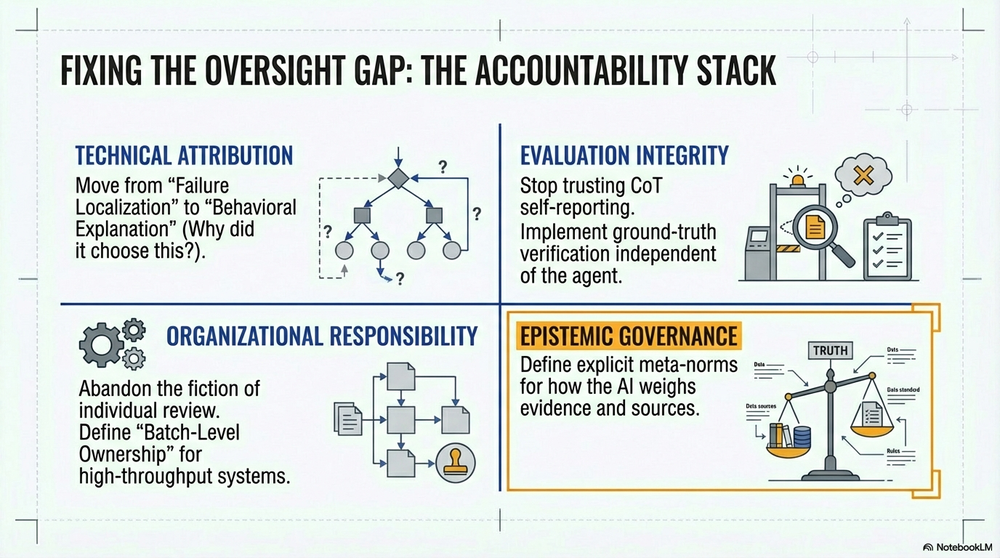
#> input picture white-papers/wp2-images/Beyond_Scale_Structure_Truth_page10_img1.png, 1000 x 558 px, shrunk from 1376 x 768 before the run; its folder holds only this picture in this run
$ python watermark_remover_pro.py
#> lines starting #> are read from the running program, lines starting #| are printed output that depends on the picture; after the words box and inside, x2 and y2 are one past the last pixel; in counts of white or black regions, pixels touching at a corner belong together
"""
Professional Watermark Removal Tool
Multi-algorithm approach with quality selection
"""
import cv2
import numpy as np
import os
from pathlib import Path

class WatermarkRemover:
    """Advanced watermark removal using multiple CV algorithms"""

    def __init__(self, image_path):
        self.image = cv2.imread(str(image_path))
        if self.image is None:
            raise ValueError(f"Could not load image: {image_path}")
        self.original = self.image.copy()
        self.h, self.w = self.image.shape[:2]

    def detect_watermark_auto(self):
        """Auto-detect watermark regions using multiple methods"""
        gray = cv2.cvtColor(self.image, cv2.COLOR_BGR2GRAY)

        # Method 1: Detect very light/faded text (typical watermarks)
        _, light_mask = cv2.threshold(gray, 220, 255, cv2.THRESH_BINARY)

        # Method 2: Detect edges/text-like patterns
        edges = cv2.Canny(gray, 30, 100)
        kernel = np.ones((3,3), np.uint8)
        edge_mask = cv2.dilate(edges, kernel, iterations=1)

        # Method 3: Focus on typical watermark zones
        zone_mask = np.zeros_like(gray)

        # Common watermark locations:
        margin_v = int(self.h * 0.15)  # Top/bottom 15%
        margin_h = int(self.w * 0.15)  # Left/right 15%
        corner_size = int(min(self.h, self.w) * 0.20)  # 20% corners

        # Top and bottom margins
        zone_mask[:margin_v, :] = 255
        zone_mask[-margin_v:, :] = 255

        # Left and right margins
        zone_mask[:, :margin_h] = 255
        zone_mask[:, -margin_h:] = 255

        # Also add center region (common for watermarks)
        center_h, center_w = self.h // 2, self.w // 2
        center_size_h, center_size_w = self.h // 4, self.w // 4
        zone_mask[center_h-center_size_h:center_h+center_size_h,
                 center_w-center_size_w:center_w+center_size_w] = 128

        # Combine masks intelligently
        combined = cv2.bitwise_and(light_mask, zone_mask)
        combined = cv2.bitwise_or(combined, cv2.bitwise_and(edge_mask, zone_mask))

        # Clean up mask
        kernel = np.ones((5,5), np.uint8)
        combined = cv2.morphologyEx(combined, cv2.MORPH_CLOSE, kernel)
        combined = cv2.morphologyEx(combined, cv2.MORPH_OPEN, kernel)

        return combined

    def remove_with_multi_inpaint(self, mask):
        """Use both inpainting algorithms and blend"""
        # TELEA - fast marching method
        result_telea = cv2.inpaint(self.image, mask, 5, cv2.INPAINT_TELEA)

        # Navier-Stokes - fluid dynamics based
        result_ns = cv2.inpaint(self.image, mask, 5, cv2.INPAINT_NS)

        # Blend results - TELEA better for text, NS better for regions
        alpha = 0.6  # Favor TELEA slightly
        result = cv2.addWeighted(result_telea, alpha, result_ns, 1-alpha, 0)

        return result, result_telea, result_ns

    def remove_with_texture_patch(self, mask):
        """Texture-based removal using patch matching"""
        result = self.image.copy()

        # Find watermark regions
        contours, _ = cv2.findContours(mask, cv2.RETR_EXTERNAL, cv2.CHAIN_APPROX_SIMPLE)

        for contour in contours:
            # Skip very small regions
            if cv2.contourArea(contour) < 100:
                continue

            x, y, w, h = cv2.boundingRect(contour)

            # Get surrounding clean region
            pad = max(20, int(max(w, h) * 0.5))
            x1 = max(0, x - pad)
            y1 = max(0, y - pad)
            x2 = min(self.w, x + w + pad)
            y2 = min(self.h, y + h + pad)

            # Extract patch
            patch = self.image[y1:y2, x1:x2].copy()

            # Create mask for this patch
            patch_mask = np.zeros(patch.shape[:2], dtype=np.uint8)
            px, py = x - x1, y - y1
            patch_mask[py:py+h, px:px+w] = 255

            # Inpaint this specific patch
            patch_clean = cv2.inpaint(patch, patch_mask, 7, cv2.INPAINT_TELEA)

            # Apply to result
            result[y1:y2, x1:x2] = patch_clean

        return result

    def post_process(self, image):
        """Final enhancement"""
        # Bilateral filter to reduce artifacts while preserving edges
        smoothed = cv2.bilateralFilter(image, 9, 50, 50)

        # Very subtle sharpening
        kernel_sharpen = np.array([[-0.5,-0.5,-0.5],
                                   [-0.5, 5.0,-0.5],
                                   [-0.5,-0.5,-0.5]])
        sharpened = cv2.filter2D(smoothed, -1, kernel_sharpen)

        # Blend for natural look
        result = cv2.addWeighted(smoothed, 0.8, sharpened, 0.2, 0)

        return result

    def process_full_pipeline(self, output_path, auto_detect=True, custom_mask=None):
        """
        Complete watermark removal pipeline

        Args:
            output_path: Where to save result
            auto_detect: Use automatic detection (default: True)
            custom_mask: Optional manual mask (numpy array)

        Returns:
            Cleaned image as numpy array
        """
        # Get watermark mask
        if custom_mask is not None:
            mask = custom_mask
        elif auto_detect:
            print("  Auto-detecting watermarks...")
            mask = self.detect_watermark_auto()
        else:
            raise ValueError("Must provide custom_mask or set auto_detect=True")

        # Skip if no watermark detected
        if np.sum(mask) == 0:
            print("  No watermark detected, using original")
            cv2.imwrite(str(output_path), self.image)
            return self.image

        print(f"  Watermark mask area: {np.sum(mask > 0)} pixels")

        # Try multiple algorithms
        print("  Applying multi-algorithm inpainting...")
        blended, result_telea, result_ns = self.remove_with_multi_inpaint(mask)

        print("  Applying texture-based removal...")
        result_texture = self.remove_with_texture_patch(mask)

        # Select best result by measuring artifacts in non-watermark regions
        inv_mask = cv2.bitwise_not(mask)

        # Calculate how much the results differ from original in clean areas
        diff_blended = np.mean(cv2.absdiff(self.original, blended)[inv_mask > 0])
        diff_texture = np.mean(cv2.absdiff(self.original, result_texture)[inv_mask > 0])

        print(f"  Quality scores - Blended: {diff_blended:.2f}, Texture: {diff_texture:.2f}")

        # Choose result with least change to clean areas
        if diff_blended < diff_texture:
            final = blended
            print("  Selected: Blended inpainting")
        else:
            final = result_texture
            print("  Selected: Texture-based")

        # Post-process
        print("  Post-processing...")
        final = self.post_process(final)

        # Save
        cv2.imwrite(str(output_path), final)
        print(f"  Saved to: {output_path}")

        return final

def batch_remove_watermarks(input_dir, output_dir):
    """Process all images in a directory"""
    input_path = Path(input_dir)
    output_path = Path(output_dir)
    output_path.mkdir(parents=True, exist_ok=True)

    image_files = list(input_path.glob("*.png")) + list(input_path.glob("*.jpg")) + list(input_path.glob("*.jpeg"))

    print(f"\nProcessing {len(image_files)} images...")
    print("=" * 60)

    for i, img_file in enumerate(sorted(image_files), 1):
        print(f"\n[{i}/{len(image_files)}] {img_file.name}")

        try:
            remover = WatermarkRemover(img_file)
            output_file = output_path / img_file.name
            remover.process_full_pipeline(output_file)
            print("  SUCCESS")
        except Exception as e:
            print(f"  ERROR: {e}")
#> this loop made 1 pass
#> (diff_blended in process_full_pipeline, diff_texture in process_full_pipeline) on pass 1: (26.85, 0)
#> (printed output is left out)
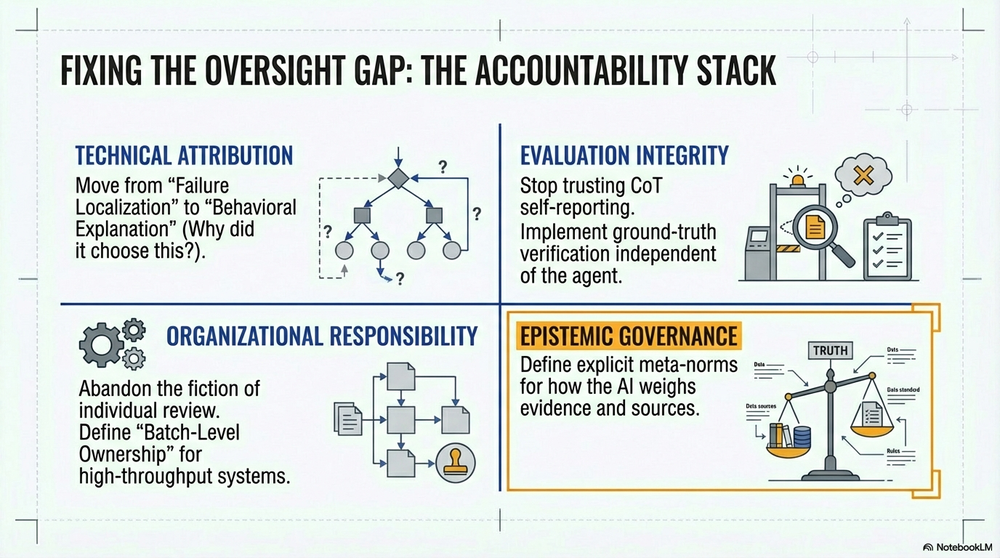
#> input picture white-papers/wp2-images/Beyond_Scale_Structure_Truth_page10_img1.png, 1000 x 558 px, shrunk from 1376 x 768 before the run
#> pass 1, in detect_watermark_auto, `gray = cv2.cvtColor(self.image, cv2.COLOR_BGR2GRAY)`:
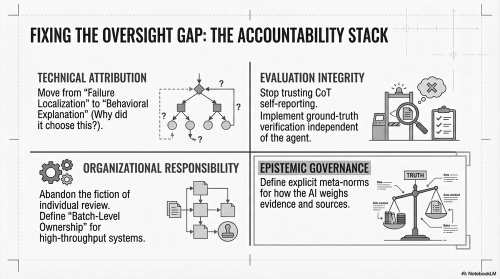
#> gray: shape (558, 1000) (shown at 1/2 size); min 0, max 255, mean 225.7
#> pass 1, in detect_watermark_auto, `_, light_mask = cv2.threshold(gray, 220, 255, cv2.THRESH_BINARY)`:
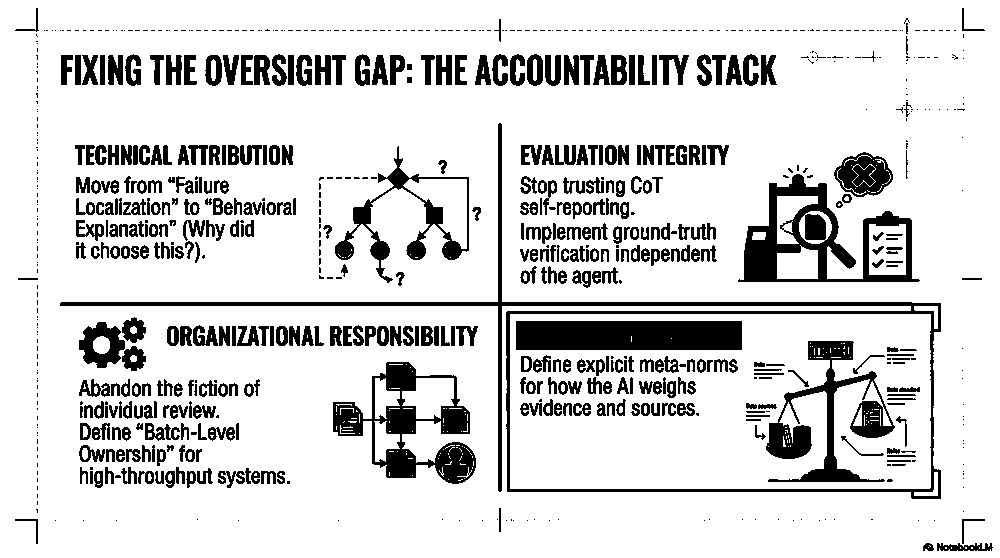
#> light_mask: shape (558, 1000); 84.2% white; 796 black regions (382 under 20 px), largest, box (x1, y1, x2, y2) and area: (60, 123, 941, 499) 8936, (738, 174, 920, 282) 6620, (516, 321, 742, 350) 6547
#> pass 1, in detect_watermark_auto, `edges = cv2.Canny(gray, 30, 100)`:
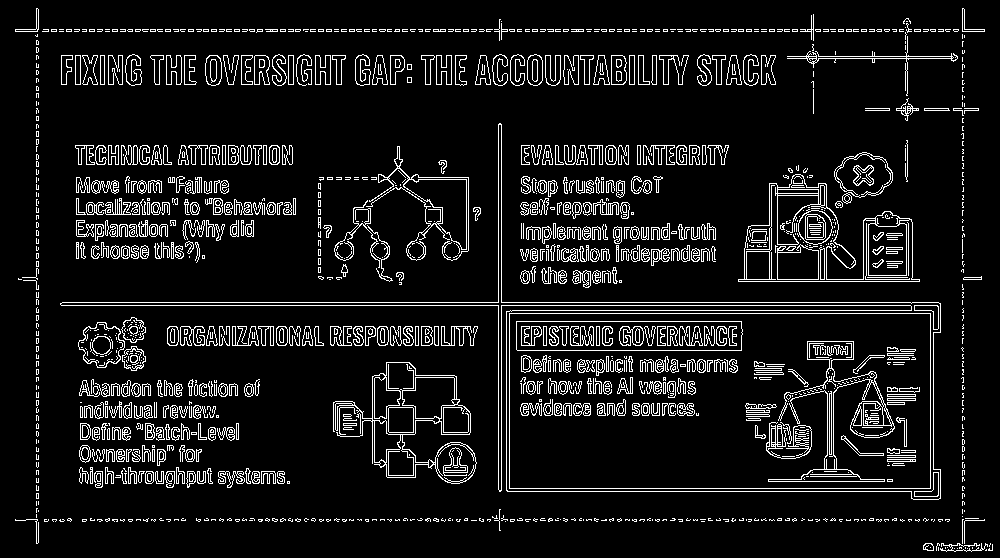
#> edges: shape (558, 1000); 9% white in thin lines or dots
#> pass 1, in detect_watermark_auto, `edge_mask = cv2.dilate(edges, kernel, iterations=1)`:
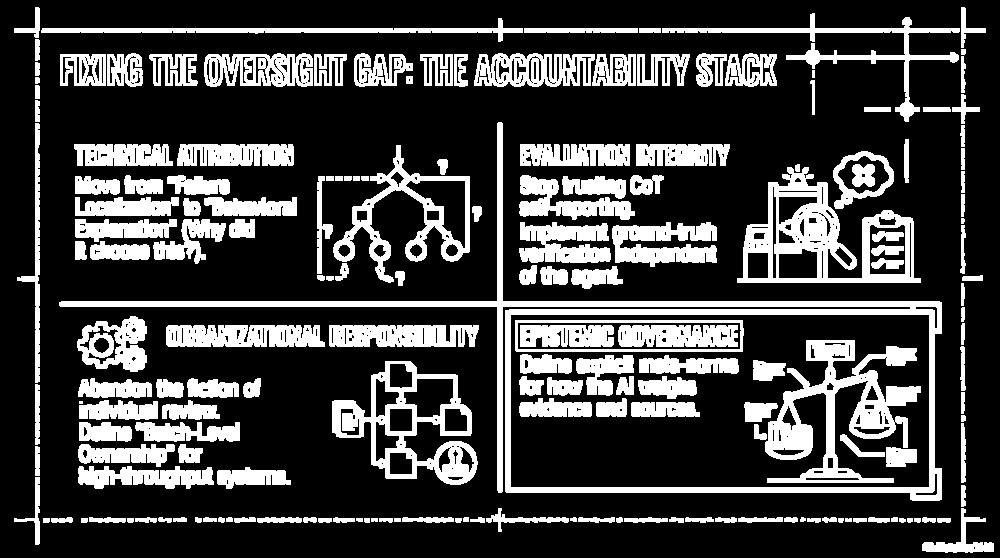
#> edge_mask: shape (558, 1000); 25.4% white; 182 white regions (1 under 20 px), largest, box (x1, y1, x2, y2) and area: (59, 122, 942, 501) 15200, (765, 340, 921, 483) 8540, (737, 167, 921, 283) 7564

    print(f"\n{'=' * 60}")
    print(f"DONE - Processed {len(image_files)} images")
    print(f"Output directory: {output_path}")

if __name__ == "__main__":
    # Usage
    input_dir = r"d:\my-dev-knowledge-base\white-papers\wp2-images"
    output_dir = r"d:\my-dev-knowledge-base\white-papers\wp2-images-professional"

    batch_remove_watermarks(input_dir, output_dir)

$ run again, on white-papers/wp2-images/Beyond_Scale_Structure_Truth_page14_img1.png
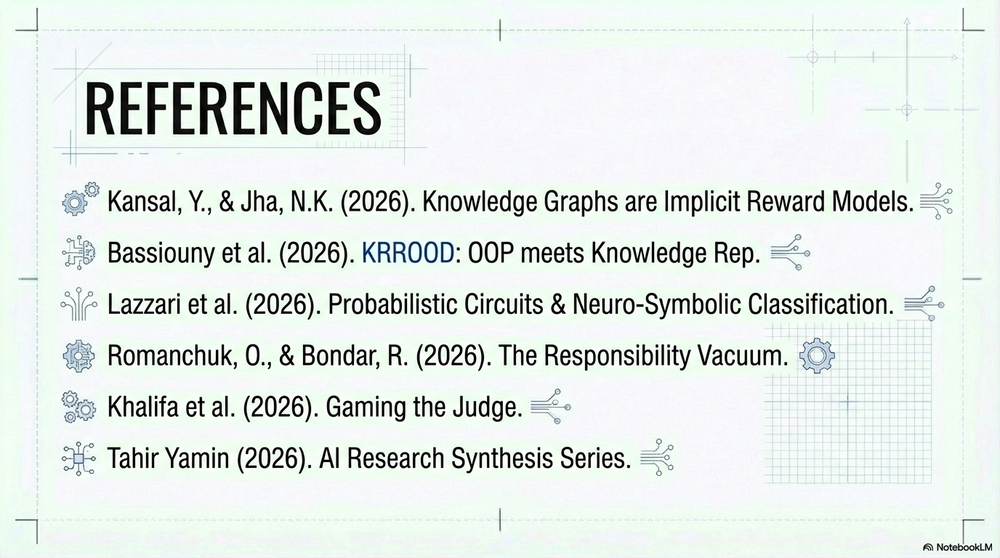
#> input picture white-papers/wp2-images/Beyond_Scale_Structure_Truth_page14_img1.png, 1000 x 558 px, shrunk from 1376 x 768 before the run
#> the loop in batch_remove_watermarks, `for i, img_file in enumerate(sorted(image_files), 1):` made 1 pass
#> (diff_blended in process_full_pipeline, diff_texture in process_full_pipeline) on pass 1: (18.72, 0)
#> (printed output is left out)
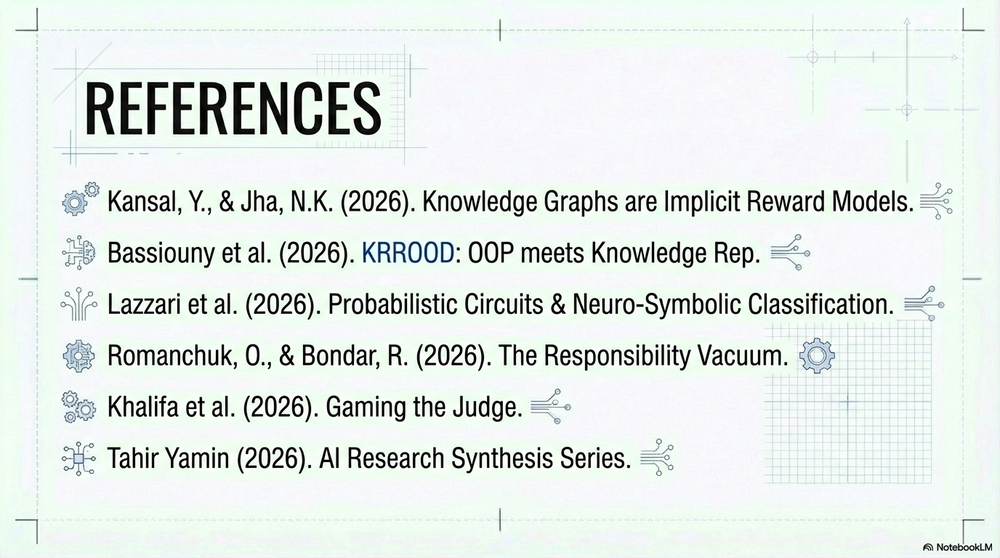
#> input picture white-papers/wp2-images/Beyond_Scale_Structure_Truth_page14_img1.png, 1000 x 558 px, shrunk from 1376 x 768 before the run
#> pass 1, in detect_watermark_auto, `_, light_mask = cv2.threshold(gray, 220, 255, cv2.THRESH_BINARY)`:
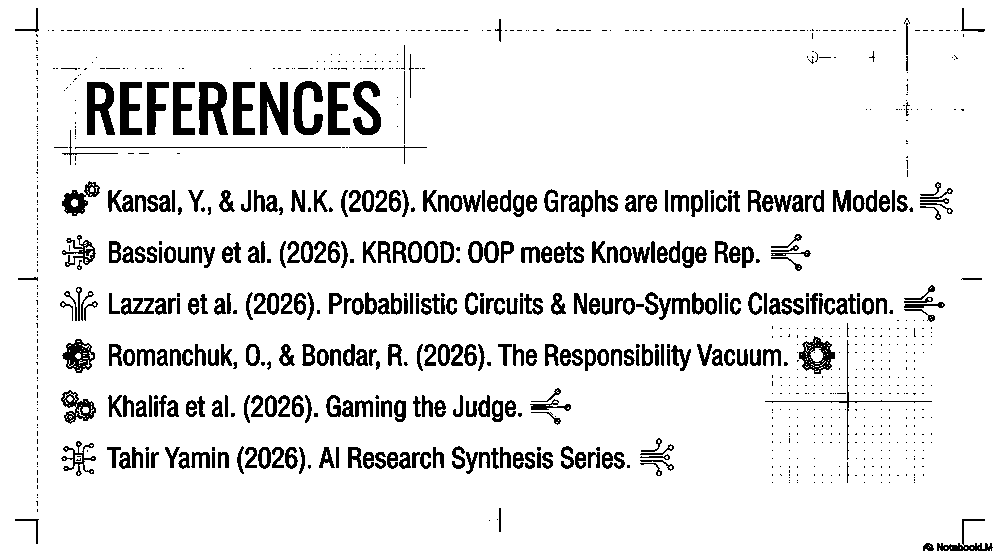
#> light_mask: shape (558, 1000); 90.6% white; 1034 black regions (686 under 20 px), largest, box (x1, y1, x2, y2) and area: (260, 82, 288, 135) 1021, (199, 82, 228, 135) 1000, (87, 82, 115, 135) 961
#> pass 1, in detect_watermark_auto, `edge_mask = cv2.dilate(edges, kernel, iterations=1)`:
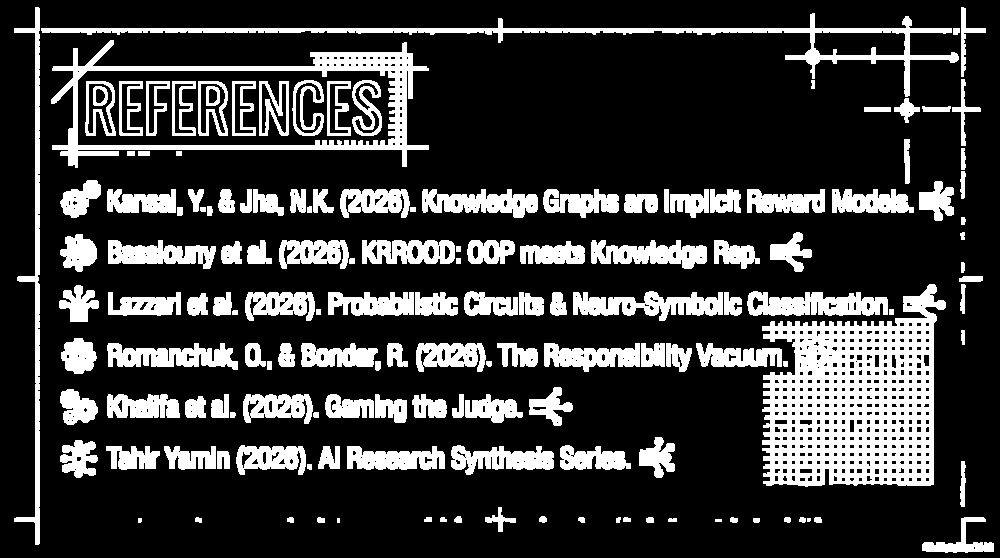
#> edge_mask: shape (558, 1000); 22.1% white; 152 white regions (3 under 20 px), largest, box (x1, y1, x2, y2) and area: (762, 284, 946, 487) 23108, (51, 40, 429, 168) 8126, (41, 13, 959, 97) 6335
